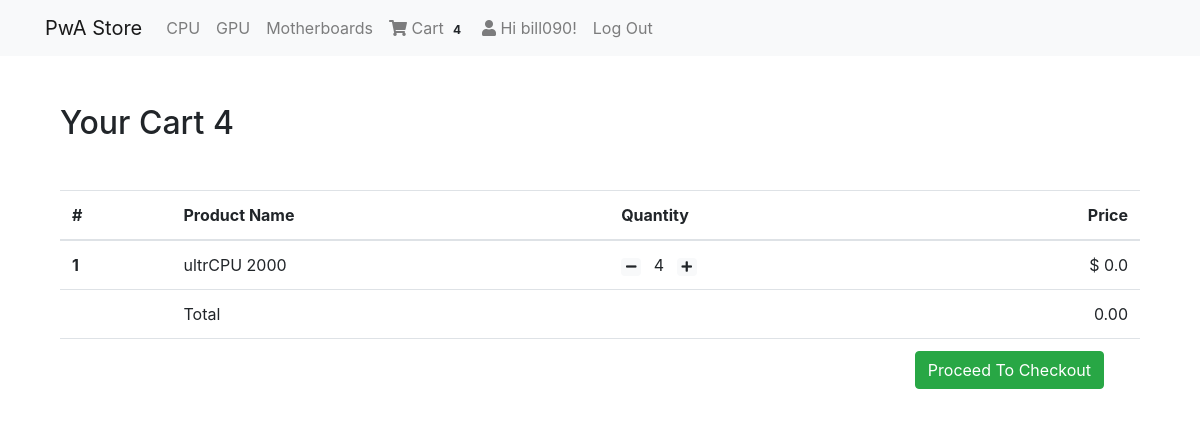
The page /cart/ (signed in) on the database as committed earlier.
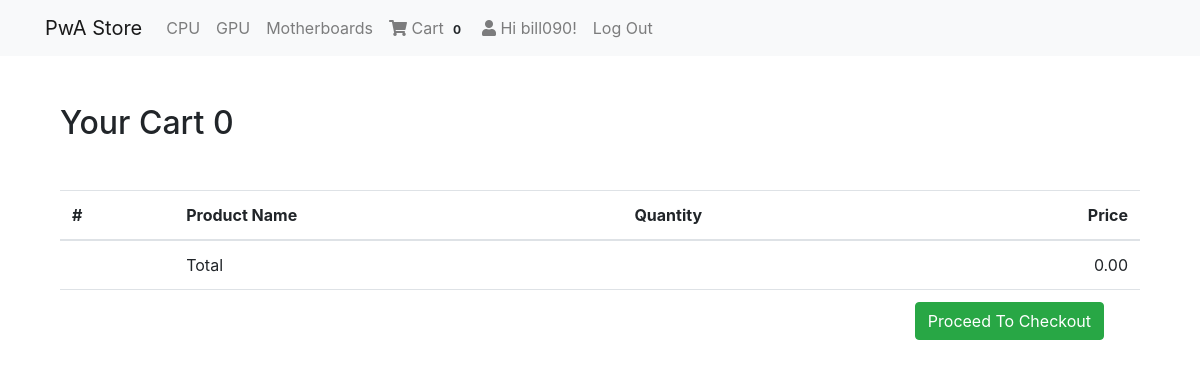
The same page on the database as committed later.
### cart/models.py (models this page shows, shortened)
class Cart(models.Model):
    user = models.ForeignKey(User, on_delete=models.CASCADE)
    item = models.ForeignKey(Product, on_delete=models.CASCADE)
    quantity = models.IntegerField(default=1)
    created = models.DateTimeField(auto_now_add=True)
    def get_total(self):
        total = self.item.price * self.quantity
        return total
    @classmethod
    def get_cart_quantity(cls,user):
        total_quantity = 0
        items = Cart.objects.filter(user=user)
        if items.exists():
            for item in items:
                total_quantity += item.quantity
        return total_quantity
    @classmethod
    def get_cart_sum(cls,user):
        sum = 0.0
        items = Cart.objects.filter(user=user)
        if items.exists():
            for item in items:
                sum += item.get_total()
        return sum

### products/models.py (models this page shows, shortened)
class Product(models.Model):
    mainimage = models.ImageField(upload_to='products/', blank=True)
    name = models.CharField(max_length=300)
    slug = models.SlugField()
    category = models.ForeignKey(Category, on_delete=models.CASCADE)
    preview_text = models.TextField(max_length=200, verbose_name='Preview Text')
    detail_text = models.TextField(max_length=1000, verbose_name='Detail Text')
    price = models.FloatField()

### cart/views.py (the view)
# urls.py: path('cart/', CartListView.as_view(), name='cart-home'),
class CartListView(ListView):
    model = Cart
    template_name = 'cart/home.html'
    context_object_name = 'cart_list'
    def get_queryset(self):
        return Cart.objects.filter(user=self.request.user)

### cart/templatetags/cart_tag.py (called while the page is built)
@register.filter
def cart_total_quantity(user):
    return Cart.get_cart_quantity(user)

@register.filter
def cart_total_sum(user):
    return Cart.get_cart_sum(user)

### templates/cart/home.html
{% extends 'base.html' %}
{% load cart_tag %}
{% block content %}
    <div class="container my-5">
        <div class="my-5">
            <h2>Your Cart {{ request.user| cart_total_quantity }}</h2>
        </div>
        <table class="table table-hover">
            <thead>
                <tr>
                    <th scope="col">#</th>
                    <th scope="col">Product Name</th>
                    <th scope="col">Quantity</th>
                    <th scope="col" style='text-align: right;'>Price</th>
                </tr>
            </thead>
            <tbody>
                {% for cart in cart_list %}
                    <tr>
                        <th scope="row">{{ forloop.counter }}</th>
                        <td>{{ cart.item.name }}</td>
                        <td>
                            <a class="mr-2" href="{% url 'mainapp:decrease-cart' cart.item.slug %}"><span class="badge badge-light"><i class="fas fa-minus"></i></span></a>
                            {{ cart.quantity }}
                            <a class="ml-2" href="{% url 'mainapp:increase-cart' cart.item.slug %}" ><span class="badge badge-light"><i class="fas fa-plus"></i></span></a>
                        </td>
                        <td style='text-align: right;'>$ {{ cart.get_total }} </td>
                    </tr>
                {% endfor %}
                <tr>
                    <th scope="row"></th>
                    <td colspan="2">Total</td>
                    <td style='text-align: right;'>{{ request.user | cart_total_sum | floatformat:2 }}</td>
                </tr>
                <tr>
                    <th scope="row"></th>
                    <td colspan="3" class="text-right ">
                        <button class="btn btn-success mr-4">Proceed To Checkout</button>
                    </td>
                </tr>
            </tbody>
        </table>
    </div>
{% endblock content %}

### templates/base.html (shortened to what this page needs)
{% load static %}
{% load crispy_forms_tags %}
<!DOCTYPE html>
<html lang="en">
    <head>
        <link rel="stylesheet" href="https://stackpath.bootstrapcdn.com/bootstrap/4.5.0/css/bootstrap.min.css">
        <link href="https://cdnjs.cloudflare.com/ajax/libs/font-awesome/5.10.2/css/all.css" rel="stylesheet">
    </head>
    <body>
        {% include 'navbar.html' %}
        <main>
            <div class="container">
                {% block content %}
                {% endblock content %}
            </div>
        </main>
    </body>
</html>

### templates/navbar.html (shortened to what this page needs)
{% load cart_tag %}
<nav class="navbar navbar-expand-lg navbar-light bg-light">
    <div class="container">
        <a class="navbar-brand" href="/">PwA Store</a>
        <div class="collapse navbar-collapse" id="navbarNav">
            <ul class="navbar-nav">
                <li {% if request.path == 'contact' %}class="nav-item active"{% else %}class="nav-item"{% endif %}>
                    <a class="nav-link" href="#"> CPU <span class="sr-only">(current)</span></a>
                </li>
                <li class="nav-item">
                    <a class="nav-link" href="#"> GPU </a>
                </li>
                <li class="nav-item">
                    <a class="nav-link" href="#"> Motherboards </a>
                </li>
                {% if request.user.is_authenticated %}
                    <li class="nav-item">
                        <a class="nav-link" href="{% url 'mainapp:cart-home' %}">
                            <i class="fa fa-shopping-cart"></i> Cart <span class="badge badge-light">{{ request.user| cart_total_quantity }}</span>
                        </a>
                    </li>
                    <li class="nav-item">
                        <a class="nav-link" href="">
                            <i class="fas fa-user"></i> Hi {{ request.user.username }}!
                        </a>
                    </li>
                    <li class="nav-item">
                        <a class="nav-link" href="{% url 'logout' %}"> Log Out</a>
                    </li>
                {% endif %}
            </ul>
        </div>
    </div>
</nav>

Rows that differ between the two databases and show on the page:
removed Cart: item.name "ultrCPU 2000", quantity "4", get_total "0.0"
Other text that changed with them:
{{ request.user| cart_total_quantity }}: "4" → "0"
